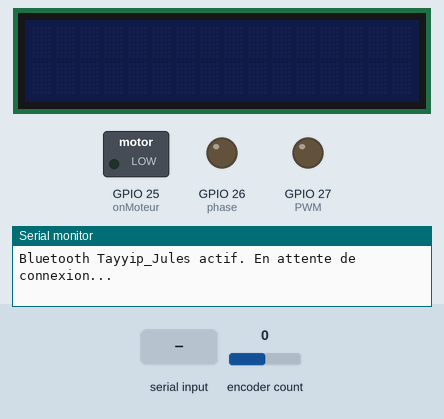
This program was run on a simulated ESP32. On the bench: 16×2 character LCD, switched loads named in the program (green lamp = pin HIGH), output pins drawn as LEDs (lit = HIGH), the last lines printed to the serial monitor. Inputs (shaded band) come from the test bench; at power-on: encoder count 0. Nothing arrives over Bluetooth unless stated.

Above: at 1.2 s.
1.3 s: "R90\n" received over the second serial link
At 1.9 s:
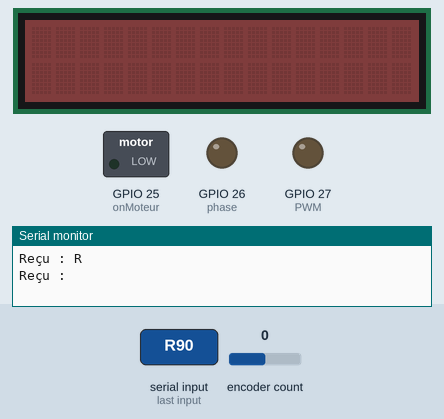
2.8 s: "R,45\n" received over the second serial link
At 3.1 s:
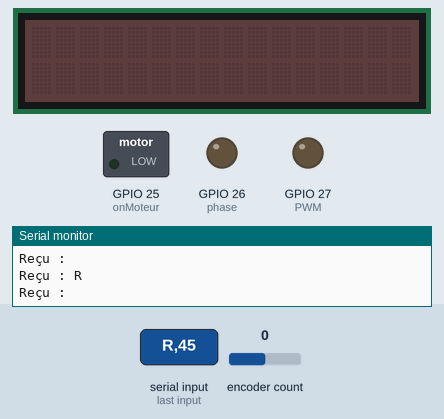
4.3 s: "G90\n" received over the second serial link
At 5.4 s:
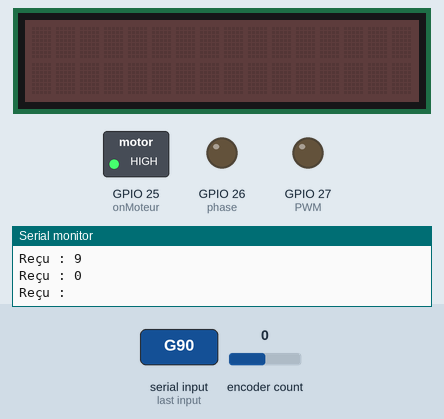
5.8 s: "D90\n" received over the second serial link
At 6.5 s:
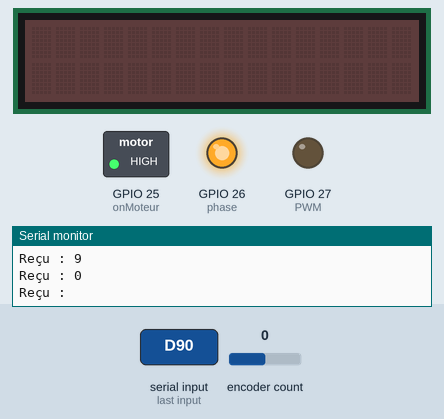
7.3 s: "F90\n" received over the second serial link
At 7.7 s:
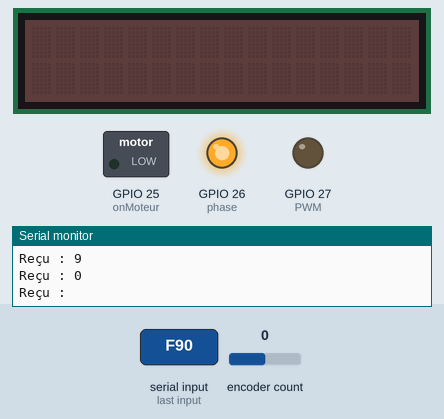
8.8 s: "G" received over the second serial link
At 10.1 s:
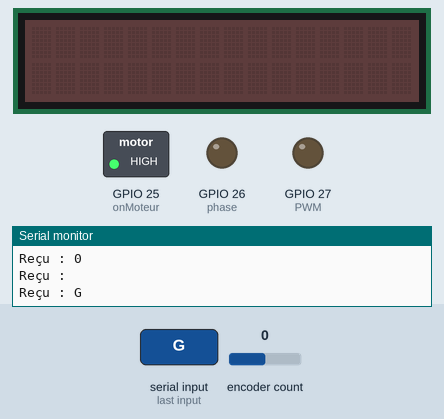
Timing chart, 0 to 11.3 s (numbered marks = the images above; inputs shaded):
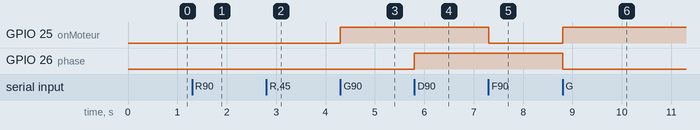

The program:

main.cpp
```cpp
#include <Arduino.h>
#include "BluetoothSerial.h"
#include <Wire.h>
#include "rgb_lcd.h"
#include <ESP32Encoder.h>

BluetoothSerial SerialBT;
ESP32Encoder encoder;
rgb_lcd lcd;

// declaration du PWM
const int onMoteur = 25;
int PWM = 27;
int phase = 26;

// declaration ecran lcd
int Red_value = 0;
int Green_value = 0;
int Blue_value = 0;

// declaration de la vitesse de rotation du moteur
int PWM_valeur;
int vit;

// capteur
int val_capteur; // valeur lue dans setup ou loop

// encoder variables
int32_t val_encoder;
int val_gaug; // position modulo

char BluetoothData;

void setup()
{
  Serial.begin(115200);
  pinMode(onMoteur, OUTPUT);
  pinMode(PWM, OUTPUT);
  pinMode(phase, OUTPUT);

  // démarrage du Bluetooth
  if (!SerialBT.begin("ESP32_BT_Tayyip_Jules"))
  {
    Serial.println("Erreur initialisation Bluetooth Tayyip_Jules");
    while (1)
      ;
  }
  Serial.println("Bluetooth Tayyip_Jules actif. En attente de connexion...");

  // initialisation de l'écran LCD RGB
  Wire1.setPins(15, 5);
  lcd.begin(16, 2, LCD_5x8DOTS, Wire1);
  lcd.setRGB(Red_value, Green_value, Blue_value);

  // encoder hardware setup
  encoder.attachFullQuad(23, 19);
  encoder.setCount(0);

  // lecture initiale du capteur
  val_capteur = analogRead(36);
}

void loop()
{

  if (SerialBT.available())
  {
    char c = SerialBT.read();
    Serial.print("Reçu : ");
    Serial.println(c);
    if (c == 'G')
    {
      digitalWrite(onMoteur, HIGH);
      analogWrite(PWM, vit);
      digitalWrite(phase, LOW); // Configuration du signe (direction)
      SerialBT.println("Moteur ON");
    }
    if (c == 'D')
    {
      digitalWrite(onMoteur, HIGH);
      analogWrite(PWM, vit);
      digitalWrite(phase, HIGH); // Configuration du signe (direction)
      SerialBT.println("Moteur ON");
    }
    if (c == 'F')
    {
      digitalWrite(onMoteur, LOW);
      analogWrite(PWM, 0); // Arrêt du PWM
      SerialBT.println("Moteur OFF");
    }
    if (c == 'O')
    {
      digitalWrite(onMoteur, HIGH);
      analogWrite(PWM, vit);
      digitalWrite(phase, LOW); // Configuration du signe (direction)
      SerialBT.println("Moteur ON");
    }

    // écran lcd
    if (c == 'R')
      Red_value = SerialBT.parseInt(); // Read Red value
    if (c == 'V')
      Green_value = SerialBT.parseInt(); // Read Green Value
    if (c == 'B')
      Blue_value = SerialBT.parseInt(); // Read Blue Value

    lcd.setRGB(Red_value, Green_value, Blue_value);

    // viteese de rotation du moteur
    if (c == 'P') {
      PWM_valeur = SerialBT.parseInt();
      vit = map(PWM_valeur, 0, 255, 0, 255);
      analogWrite(PWM, vit);
    }

    val_encoder = encoder.getCount();

    if (val_capteur > 2000)
    {
      SerialBT.print ("*LR0G255B0");
      encoder.setCount(0);
    }
    else
    {
      SerialBT.print ("*LR0G0B0");
    }

    val_gaug = val_encoder % 800;
    if (val_gaug < 0)
    {
      val_gaug += 800;
    }

    SerialBT.print("*T");
    SerialBT.print(val_gaug);

  }
}
```

Measured:
- after the input at 4.3 s, GPIO 25 (onMoteur): LOW → HIGH at once
- after the input at 5.8 s, GPIO 26 (phase): LOW → HIGH at once
- after the input at 7.3 s, GPIO 25 (onMoteur): HIGH → LOW at once
- after the input at 8.8 s, GPIO 25 (onMoteur): LOW → HIGH at once; GPIO 26 (phase): HIGH → LOW at once
